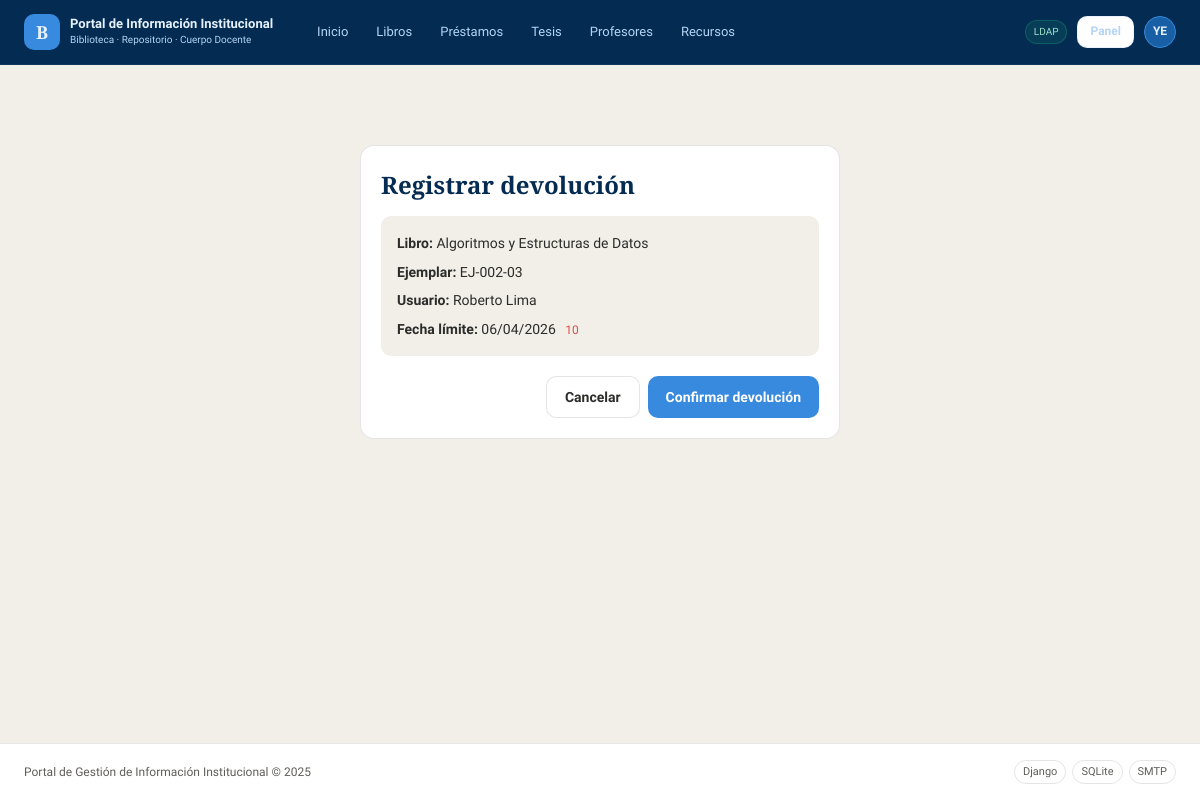
/biblioteca/prestamos/6/devolver/ (signed in), run on the app's committed database.
### biblioteca/models.py (models this page shows, shortened)
class Prestamo(models.Model):
    ESTADO_CHOICES = [
        ('activo',     'Activo'),
        ('devuelto',   'Devuelto'),
        ('vencido',    'Vencido'),
    ]
    ejemplar      = models.ForeignKey(Ejemplar, on_delete=models.PROTECT,
                                       related_name='prestamos')
    usuario       = models.ForeignKey(User, on_delete=models.PROTECT,
                                       related_name='prestamos')
    fecha_prestamo  = models.DateTimeField(auto_now_add=True)
    fecha_devolucion = models.DateField(verbose_name='Fecha límite de devolución')
    fecha_devuelto  = models.DateTimeField(null=True, blank=True)
    estado          = models.CharField(max_length=20, choices=ESTADO_CHOICES,
                                        default='activo')
    notas           = models.TextField(blank=True)
    registrado_por  = models.ForeignKey(User, on_delete=models.SET_NULL,
                                         null=True, related_name='prestamos_registrados')
    class Meta:
        verbose_name        = 'Préstamo'
        verbose_name_plural = 'Préstamos'
        ordering            = ['-fecha_prestamo']
    def esta_vencido(self):
        if self.estado == 'devuelto':
            return False
        return timezone.now().date() > self.fecha_devolucion
    def dias_retraso(self):
        delta = timezone.now().date() - self.fecha_devolucion
        return delta.days if delta.days > 0 else 0

class Ejemplar(models.Model):
    ESTADO_CHOICES = [
        ('disponible', 'Disponible'),
        ('prestado',   'Prestado'),
        ('reservado',  'Reservado'),
        ('deteriorado','Deteriorado'),
    ]
    libro    = models.ForeignKey(Libro, on_delete=models.CASCADE, related_name='ejemplares')
    codigo   = models.CharField(max_length=50, unique=True, verbose_name='Código')
    estado   = models.CharField(max_length=20, choices=ESTADO_CHOICES, default='disponible')
    ubicacion = models.CharField(max_length=100, blank=True,
                                  verbose_name='Ubicación en estantería')
    notas    = models.TextField(blank=True)
    class Meta:
        verbose_name        = 'Ejemplar'
        verbose_name_plural = 'Ejemplares'

class Libro(models.Model):
    titulo    = models.CharField(max_length=300)
    autor     = models.CharField(max_length=200)
    editorial = models.CharField(max_length=200, blank=True)
    anio      = models.PositiveIntegerField(verbose_name='Año', null=True, blank=True)
    isbn      = models.CharField(max_length=20, blank=True, unique=True, null=True)
    categoria = models.ForeignKey(Categoria, on_delete=models.SET_NULL,
                                  null=True, blank=True, related_name='libros')
    descripcion  = models.TextField(blank=True)
    portada      = models.ImageField(upload_to='portadas/', null=True, blank=True)
    fecha_registro = models.DateTimeField(auto_now_add=True)
    class Meta:
        verbose_name        = 'Libro'
        verbose_name_plural = 'Libros'
        ordering            = ['titulo']

### biblioteca/views.py (the view, shortened to what this page needs)
# urls.py: path('prestamos/<int:pk>/devolver/',      views.prestamo_devolver,  name='prestamo_devolver'),
@login_required
def prestamo_devolver(request, pk):
    if not request.user.is_staff:
        messages.error(request, 'Solo el bibliotecario puede registrar devoluciones.')
        return redirect('biblioteca:prestamo_list')
    prestamo = get_object_or_404(Prestamo, pk=pk)
    return render(request, 'biblioteca/prestamo_devolver.html', {'prestamo': prestamo})

### templates/biblioteca/prestamo_devolver.html (shortened to what this page needs)
{% extends 'base.html' %}
{% block content %}
<div style="max-width: 480px; margin: 3rem auto;">
  <div class="card">
    <h2 style="font-family:var(--fuente-titulo); color:var(--azul-oscuro); margin-bottom:0.75rem;">
      Registrar devolución
    </h2>
    <div style="background:var(--gris-fondo); border-radius:var(--radio-md);
                padding:1rem; margin-bottom:1.25rem; font-size:14px;">
      <div style="margin-bottom:6px;">
        <strong>Libro:</strong> {{ prestamo.ejemplar.libro.titulo }}
      </div>
      <div style="margin-bottom:6px;">
        <strong>Ejemplar:</strong> {{ prestamo.ejemplar.codigo }}
      </div>
      <div style="margin-bottom:6px;">
        <strong>Usuario:</strong> {{ prestamo.usuario.get_full_name|default:prestamo.usuario.username }}
      </div>
      <div>
        <strong>Fecha límite:</strong> {{ prestamo.fecha_devolucion|date:"d/m/Y" }}
        {% if prestamo.esta_vencido %}
          <span style="color:var(--rojo); font-size:12px; margin-left:6px;">
            {{ prestamo.dias_retraso }}
          </span>
        {% endif %}
      </div>
    </div>
    <form method="post" style="display:flex; gap:8px; justify-content:flex-end;">
      <a href="{% url 'biblioteca:prestamo_list' %}" class="btn btn--secondary">Cancelar</a>
      <button type="submit" class="btn btn--primary">Confirmar devolución</button>
    </form>
  </div>
</div>
{% endblock %}

### templates/includes/navbar.html (shortened to what this page needs)
{% load static %}
<header class="navbar">
  <div class="navbar__inner">
    <a href="{% url 'home' %}" class="navbar__brand">
      <div class="navbar__logo">B</div>
      <div>
        <div class="navbar__title">Portal de Información Institucional</div>
        <div class="navbar__sub">Biblioteca · Repositorio · Cuerpo Docente</div>
      </div>
    </a>
    <nav class="navbar__nav">
      <a href="{% url 'home' %}" class="nav-link {% if request.resolver_match.url_name == 'home' %}nav-link--active{% endif %}">Inicio</a>
      <a href="{% url 'biblioteca:libro_list' %}" class="nav-link">Libros</a>
      <a href="{% url 'biblioteca:prestamo_list' %}" class="nav-link">Préstamos</a>
      <a href="{% url 'biblioteca:tesis_list' %}" class="nav-link">Tesis</a>
      <a href="{% url 'biblioteca:profesor_list' %}" class="nav-link">Profesores</a>
      <a href="{% url 'biblioteca:recurso_list' %}" class="nav-link">Recursos</a>
    </nav>
    <div class="navbar__auth">
      {% if user.is_authenticated %}
        <span class="ldap-badge">LDAP</span>
        {% if user.is_staff %}
          <a href="{% url 'biblioteca:panel' %}"
            class="btn btn--secondary btn--sm"
            style="color:var(--azul-palido); border-color:rgba(181,212,244,0.3);">
            Panel
          </a>
        {% endif %}
        <div class="user-menu">
          <div class="user-avatar">{{ user.username|slice:":2"|upper }}</div>
        </div>
      {% else %}
        <a href="{% url 'login' %}" class="btn btn--primary btn--sm">Iniciar sesión</a>
      {% endif %}
    </div>
  </div>
</header>

### static/css/main.css (style rules this page uses)
:root { --azul-oscuro: #042C53; --azul-medio: #0C447C; --azul: #185FA5; --azul-claro: #378ADD; --azul-palido: #B5D4F4; --azul-fondo: #E6F1FB; --verde: #1D9E75; --verde-fondo: #E1F5EE; --rojo: #E24B4A; --rojo-fondo: #FCEBEB; --ambar: #EF9F27; --ambar-fondo: #FAEEDA; --gris-texto: #2C2C2A; --gris-medio: #5F5E5A; --gris-suave: #B4B2A9; --gris-fondo: #F1EFE8; --blanco: #ffffff; --borde: rgba(44,44,42,0.12); --sombra: 0 1px 4px rgba(0,0,0,0.08); --radio-sm: 6px; --radio-md: 10px; --radio-lg: 14px; --radio-pill: 999px; --fuente-titulo: 'Playfair Display', Georgia, serif; --fuente-cuerpo: 'Source Sans 3', system-ui, sans-serif; }
*, *::before, *::after { box-sizing: border-box; margin: 0; padding: 0; }
html { font-size: 16px; }
body { font-family: var(--fuente-cuerpo); background: var(--gris-fondo); color: var(--gris-texto); line-height: 1.6; min-height: 100vh; display: flex; flex-direction: column; }
a { color: var(--azul-claro); text-decoration: none; }
.navbar { background: var(--azul-oscuro); position: sticky; top: 0; z-index: 100; border-bottom: 1px solid rgba(255,255,255,0.06); }
.navbar__inner { max-width: 1280px; margin: 0 auto; padding: 0 1.5rem; height: 64px; display: flex; align-items: center; gap: 2rem; }
.navbar__brand { display: flex; align-items: center; gap: 10px; text-decoration: none; flex-shrink: 0; }
.navbar__logo { width: 36px; height: 36px; border-radius: var(--radio-md); background: var(--azul-claro); display: flex; align-items: center; justify-content: center; font-family: var(--fuente-titulo); font-size: 18px; font-weight: 700; color: var(--azul-fondo); }
.navbar__title { font-size: 13px; font-weight: 600; color: var(--azul-fondo); line-height: 1.2; }
.navbar__sub { font-size: 10px; color: var(--azul-palido); font-weight: 300; }
.navbar__nav { display: flex; align-items: center; gap: 4px; flex: 1; }
.nav-link { font-size: 13px; color: var(--azul-palido); font-weight: 400; padding: 6px 12px; border-radius: var(--radio-pill); transition: background 0.15s, color 0.15s; }
.navbar__auth { display: flex; align-items: center; gap: 10px; margin-left: auto; }
.ldap-badge { font-size: 10px; color: #9FE1CB; background: rgba(29,158,117,0.15); border: 1px solid rgba(29,158,117,0.35); padding: 3px 8px; border-radius: var(--radio-pill); }
.user-menu { position: relative; }
.user-avatar { width: 32px; height: 32px; border-radius: 50%; background: var(--azul); border: 1px solid var(--azul-claro); display: flex; align-items: center; justify-content: center; font-size: 12px; font-weight: 600; color: var(--azul-fondo); cursor: pointer; }
.btn { display: inline-flex; align-items: center; gap: 6px; padding: 9px 18px; border-radius: var(--radio-md); font-size: 14px; font-weight: 600; font-family: var(--fuente-cuerpo); cursor: pointer; border: none; transition: opacity 0.15s, transform 0.1s; text-decoration: none; }
.btn--primary { background: var(--azul-claro); color: var(--blanco); }
.btn--secondary { background: var(--blanco); color: var(--gris-texto); border: 1px solid var(--borde); }
.btn--sm { padding: 5px 12px; font-size: 12px; }
.card { background: var(--blanco); border: 1px solid var(--borde); border-radius: var(--radio-lg); padding: 1.25rem; }

### data on the page
Prestamo: ejemplar.libro.titulo "Algoritmos y Estructuras de Datos", ejemplar.codigo "EJ-002-03", usuario.get_full_name "Roberto Lima", fecha_devolucion "06/04/2026", dias_retraso "10"

### other printed values
{{ user.username|slice:":2"|upper }} "YE"
